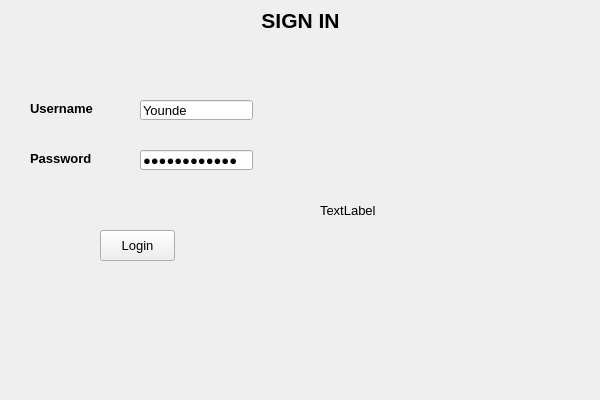
<?xml version="1.0" encoding="UTF-8"?>
<ui version="4.0">
 <class>MainWindow</class>
 <widget class="QMainWindow" name="MainWindow">
  <property name="geometry">
   <rect>
    <x>0</x>
    <y>0</y>
    <width>600</width>
    <height>400</height>
   </rect>
  </property>
  <property name="font">
   <font>
    <pointsize>10</pointsize>
   </font>
  </property>
  <property name="windowTitle">
   <string>Portfolio Cinema</string>
  </property>
  <property name="windowIcon">
   <iconset resource="MyResources.qrc">
    <normaloff>:/Images/make movie logo transparent.png</normaloff>:/Images/make movie logo transparent.png</iconset>
  </property>
  <widget class="QWidget" name="centralwidget">
   <widget class="QPushButton" name="pbtLogin">
    <property name="geometry">
     <rect>
      <x>100</x>
      <y>230</y>
      <width>75</width>
      <height>31</height>
     </rect>
    </property>
    <property name="text">
     <string>Login</string>
    </property>
   </widget>
   <widget class="QLineEdit" name="ldtUsername">
    <property name="geometry">
     <rect>
      <x>140</x>
      <y>100</y>
      <width>113</width>
      <height>20</height>
     </rect>
    </property>
    <property name="text">
     <string>Younde</string>
    </property>
   </widget>
   <widget class="QLineEdit" name="ldtPassword">
    <property name="geometry">
     <rect>
      <x>140</x>
      <y>150</y>
      <width>113</width>
      <height>20</height>
     </rect>
    </property>
    <property name="text">
     <string>Eitei3aicai#</string>
    </property>
    <property name="echoMode">
     <enum>QLineEdit::Password</enum>
    </property>
   </widget>
   <widget class="QLabel" name="label">
    <property name="geometry">
     <rect>
      <x>30</x>
      <y>100</y>
      <width>71</width>
      <height>16</height>
     </rect>
    </property>
    <property name="font">
     <font>
      <pointsize>10</pointsize>
      <weight>75</weight>
      <bold>true</bold>
     </font>
    </property>
    <property name="text">
     <string>Username</string>
    </property>
   </widget>
   <widget class="QLabel" name="label_2">
    <property name="geometry">
     <rect>
      <x>30</x>
      <y>150</y>
      <width>71</width>
      <height>16</height>
     </rect>
    </property>
    <property name="font">
     <font>
      <pointsize>10</pointsize>
      <weight>75</weight>
      <bold>true</bold>
     </font>
    </property>
    <property name="text">
     <string>Password</string>
    </property>
   </widget>
   <widget class="QLabel" name="label_3">
    <property name="geometry">
     <rect>
      <x>10</x>
      <y>10</y>
      <width>581</width>
      <height>21</height>
     </rect>
    </property>
    <property name="font">
     <font>
      <pointsize>16</pointsize>
      <weight>75</weight>
      <bold>true</bold>
     </font>
    </property>
    <property name="text">
     <string>SIGN IN</string>
    </property>
    <property name="alignment">
     <set>Qt::AlignCenter</set>
    </property>
   </widget>
   <widget class="QLabel" name="lblLogo">
    <property name="geometry">
     <rect>
      <x>320</x>
      <y>90</y>
      <width>261</width>
      <height>241</height>
     </rect>
    </property>
    <property name="text">
     <string>TextLabel</string>
    </property>
   </widget>
  </widget>
  <widget class="QMenuBar" name="menubar">
   <property name="geometry">
    <rect>
     <x>0</x>
     <y>0</y>
     <width>600</width>
     <height>21</height>
    </rect>
   </property>
  </widget>
  <widget class="QStatusBar" name="statusbar">
   <property name="sizeGripEnabled">
    <bool>false</bool>
   </property>
  </widget>
 </widget>
 <resources>
  <include location="MyResources.qrc"/>
 </resources>
 <connections/>
</ui>
